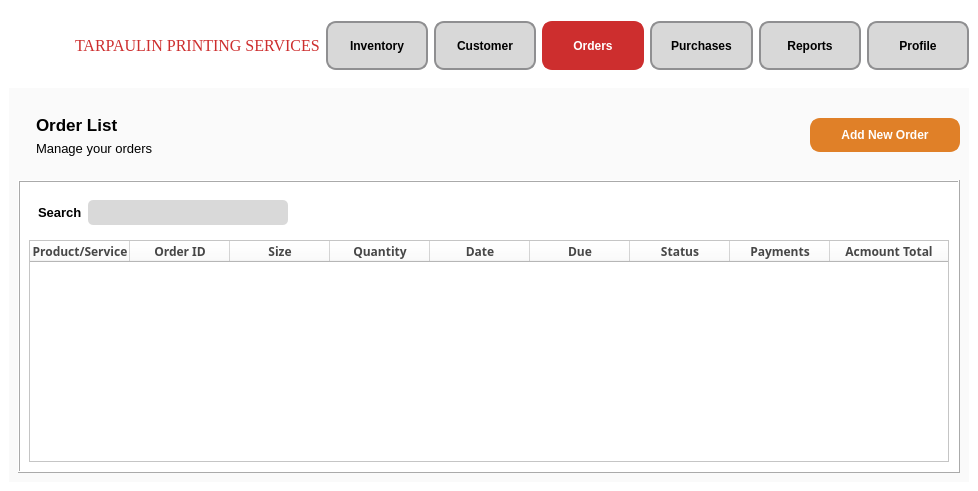
<?xml version="1.0" encoding="UTF-8"?>
<ui version="4.0">
 <class>MainWindow</class>
 <widget class="QMainWindow" name="MainWindow">
  <property name="geometry">
   <rect>
    <x>0</x>
    <y>0</y>
    <width>978</width>
    <height>491</height>
   </rect>
  </property>
  <property name="sizePolicy">
   <sizepolicy hsizetype="Fixed" vsizetype="Fixed">
    <horstretch>0</horstretch>
    <verstretch>0</verstretch>
   </sizepolicy>
  </property>
  <property name="windowTitle">
   <string>MainWindow</string>
  </property>
  <property name="styleSheet">
   <string notr="true">background-color: white;</string>
  </property>
  <widget class="QWidget" name="centralwidget">
   <layout class="QVBoxLayout" name="verticalLayout">
    <item>
     <widget class="QFrame" name="NavbarFrame">
      <property name="enabled">
       <bool>true</bool>
      </property>
      <property name="sizePolicy">
       <sizepolicy hsizetype="Preferred" vsizetype="Preferred">
        <horstretch>0</horstretch>
        <verstretch>0</verstretch>
       </sizepolicy>
      </property>
      <property name="font">
       <font>
        <pointsize>10</pointsize>
       </font>
      </property>
      <property name="cursor">
       <cursorShape>ArrowCursor</cursorShape>
      </property>
      <property name="styleSheet">
       <string notr="true">QPushButton {
    min-width: 100px; 
    max-width: 150px;
    min-height: 40px;
    max-height: 35px;
	font-size:12px;
	border: 2px solid #8f8f91; 
	border-radius: 10px;
	background-color: #d8d8d8; 
	min-width: 80px; 
	min-height: 30px; 
	padding: 5px; 
	color: black; 
	font-weight: bold; 
}
</string>
      </property>
      <property name="frameShape">
       <enum>QFrame::NoFrame</enum>
      </property>
      <property name="frameShadow">
       <enum>QFrame::Plain</enum>
      </property>
      <layout class="QHBoxLayout" name="horizontalLayout">
       <property name="leftMargin">
        <number>5</number>
       </property>
       <property name="rightMargin">
        <number>0</number>
       </property>
       <item>
        <widget class="QLabel" name="Logo">
         <property name="enabled">
          <bool>true</bool>
         </property>
         <property name="sizePolicy">
          <sizepolicy hsizetype="Fixed" vsizetype="Fixed">
           <horstretch>0</horstretch>
           <verstretch>0</verstretch>
          </sizepolicy>
         </property>
         <property name="minimumSize">
          <size>
           <width>55</width>
           <height>55</height>
          </size>
         </property>
         <property name="maximumSize">
          <size>
           <width>55</width>
           <height>55</height>
          </size>
         </property>
         <property name="font">
          <font>
           <pointsize>10</pointsize>
          </font>
         </property>
         <property name="cursor">
          <cursorShape>PointingHandCursor</cursorShape>
         </property>
         <property name="autoFillBackground">
          <bool>false</bool>
         </property>
         <property name="styleSheet">
          <string notr="true"/>
         </property>
         <property name="text">
          <string/>
         </property>
         <property name="textFormat">
          <enum>Qt::RichText</enum>
         </property>
         <property name="pixmap">
          <pixmap>static/logo.png</pixmap>
         </property>
         <property name="scaledContents">
          <bool>true</bool>
         </property>
         <property name="wordWrap">
          <bool>false</bool>
         </property>
        </widget>
       </item>
       <item>
        <widget class="QLabel" name="tarp">
         <property name="font">
          <font>
           <family>Georgia</family>
           <pointsize>12</pointsize>
           <weight>9</weight>
           <italic>false</italic>
           <bold>false</bold>
          </font>
         </property>
         <property name="cursor">
          <cursorShape>PointingHandCursor</cursorShape>
         </property>
         <property name="autoFillBackground">
          <bool>false</bool>
         </property>
         <property name="styleSheet">
          <string notr="true">font: 75 12pt &quot;Georgia&quot;;
color: #CD2E2E;</string>
         </property>
         <property name="text">
          <string>TARPAULIN PRINTING SERVICES</string>
         </property>
        </widget>
       </item>
       <item>
        <widget class="QPushButton" name="Inventory">
         <property name="minimumSize">
          <size>
           <width>94</width>
           <height>44</height>
          </size>
         </property>
         <property name="font">
          <font>
           <pointsize>-1</pointsize>
           <weight>75</weight>
           <bold>true</bold>
          </font>
         </property>
         <property name="cursor">
          <cursorShape>PointingHandCursor</cursorShape>
         </property>
         <property name="styleSheet">
          <string notr="true">font-size:12px;

</string>
         </property>
         <property name="text">
          <string>Inventory</string>
         </property>
        </widget>
       </item>
       <item>
        <widget class="QPushButton" name="Customer">
         <property name="font">
          <font>
           <pointsize>-1</pointsize>
           <weight>75</weight>
           <bold>true</bold>
          </font>
         </property>
         <property name="cursor">
          <cursorShape>PointingHandCursor</cursorShape>
         </property>
         <property name="styleSheet">
          <string notr="true">font-size:12px;</string>
         </property>
         <property name="text">
          <string>Customer</string>
         </property>
        </widget>
       </item>
       <item>
        <widget class="QPushButton" name="Order">
         <property name="font">
          <font>
           <pointsize>-1</pointsize>
           <weight>75</weight>
           <bold>true</bold>
          </font>
         </property>
         <property name="cursor">
          <cursorShape>PointingHandCursor</cursorShape>
         </property>
         <property name="styleSheet">
          <string notr="true">font-size:12px;
color: white;
border: 2px solid #CD2E2E;
background-color: #CD2E2E;</string>
         </property>
         <property name="text">
          <string>Orders</string>
         </property>
        </widget>
       </item>
       <item>
        <widget class="QPushButton" name="Purchase">
         <property name="font">
          <font>
           <pointsize>-1</pointsize>
           <weight>75</weight>
           <bold>true</bold>
          </font>
         </property>
         <property name="cursor">
          <cursorShape>PointingHandCursor</cursorShape>
         </property>
         <property name="styleSheet">
          <string notr="true">font-size:12px;</string>
         </property>
         <property name="text">
          <string>Purchases</string>
         </property>
        </widget>
       </item>
       <item>
        <widget class="QPushButton" name="Report">
         <property name="font">
          <font>
           <pointsize>-1</pointsize>
           <weight>75</weight>
           <bold>true</bold>
          </font>
         </property>
         <property name="cursor">
          <cursorShape>PointingHandCursor</cursorShape>
         </property>
         <property name="styleSheet">
          <string notr="true">font-size:12px;</string>
         </property>
         <property name="text">
          <string>Reports</string>
         </property>
        </widget>
       </item>
       <item>
        <widget class="QPushButton" name="Profile">
         <property name="font">
          <font>
           <pointsize>-1</pointsize>
           <weight>75</weight>
           <bold>true</bold>
          </font>
         </property>
         <property name="cursor">
          <cursorShape>PointingHandCursor</cursorShape>
         </property>
         <property name="styleSheet">
          <string notr="true">font-size:12px;</string>
         </property>
         <property name="text">
          <string>Profile</string>
         </property>
        </widget>
       </item>
      </layout>
     </widget>
    </item>
    <item>
     <widget class="QFrame" name="TableContainer">
      <property name="sizePolicy">
       <sizepolicy hsizetype="Expanding" vsizetype="Expanding">
        <horstretch>0</horstretch>
        <verstretch>0</verstretch>
       </sizepolicy>
      </property>
      <property name="minimumSize">
       <size>
        <width>0</width>
        <height>2</height>
       </size>
      </property>
      <property name="font">
       <font>
        <pointsize>10</pointsize>
       </font>
      </property>
      <property name="layoutDirection">
       <enum>Qt::LeftToRight</enum>
      </property>
      <property name="autoFillBackground">
       <bool>false</bool>
      </property>
      <property name="styleSheet">
       <string notr="true">background-color: #FAFAFA;
width: 100vw;</string>
      </property>
      <property name="frameShape">
       <enum>QFrame::NoFrame</enum>
      </property>
      <property name="frameShadow">
       <enum>QFrame::Plain</enum>
      </property>
      <layout class="QVBoxLayout" name="verticalLayout_2">
       <item>
        <widget class="QFrame" name="Label">
         <property name="sizePolicy">
          <sizepolicy hsizetype="Preferred" vsizetype="Preferred">
           <horstretch>0</horstretch>
           <verstretch>0</verstretch>
          </sizepolicy>
         </property>
         <property name="font">
          <font>
           <pointsize>10</pointsize>
          </font>
         </property>
         <property name="frameShape">
          <enum>QFrame::NoFrame</enum>
         </property>
         <property name="frameShadow">
          <enum>QFrame::Raised</enum>
         </property>
         <layout class="QHBoxLayout" name="horizontalLayout_4">
          <property name="rightMargin">
           <number>0</number>
          </property>
          <item>
           <widget class="QFrame" name="ProductList">
            <property name="font">
             <font>
              <pointsize>10</pointsize>
             </font>
            </property>
            <property name="frameShape">
             <enum>QFrame::NoFrame</enum>
            </property>
            <property name="frameShadow">
             <enum>QFrame::Raised</enum>
            </property>
            <layout class="QVBoxLayout" name="verticalLayout_3">
             <item>
              <widget class="QLabel" name="ProductLabel">
               <property name="font">
                <font>
                 <pointsize>13</pointsize>
                 <weight>75</weight>
                 <bold>true</bold>
                </font>
               </property>
               <property name="styleSheet">
                <string notr="true">font-weight: bold;</string>
               </property>
               <property name="text">
                <string>Order List</string>
               </property>
              </widget>
             </item>
             <item>
              <widget class="QLabel" name="manageLabel">
               <property name="font">
                <font>
                 <pointsize>10</pointsize>
                </font>
               </property>
               <property name="text">
                <string>Manage your orders</string>
               </property>
              </widget>
             </item>
            </layout>
           </widget>
          </item>
          <item>
           <widget class="QFrame" name="BtnContainer">
            <property name="font">
             <font>
              <pointsize>10</pointsize>
             </font>
            </property>
            <property name="frameShape">
             <enum>QFrame::NoFrame</enum>
            </property>
            <property name="frameShadow">
             <enum>QFrame::Raised</enum>
            </property>
            <layout class="QHBoxLayout" name="horizontalLayout_3">
             <property name="rightMargin">
              <number>0</number>
             </property>
             <item>
              <spacer name="horizontalSpacer">
               <property name="font">
                <font>
                 <pointsize>10</pointsize>
                </font>
               </property>
               <property name="orientation">
                <enum>Qt::Horizontal</enum>
               </property>
               <property name="sizeHint" stdset="0">
                <size>
                 <width>649</width>
                 <height>20</height>
                </size>
               </property>
              </spacer>
             </item>
             <item>
              <widget class="QPushButton" name="AddProduct">
               <property name="sizePolicy">
                <sizepolicy hsizetype="Preferred" vsizetype="Fixed">
                 <horstretch>0</horstretch>
                 <verstretch>0</verstretch>
                </sizepolicy>
               </property>
               <property name="minimumSize">
                <size>
                 <width>150</width>
                 <height>34</height>
                </size>
               </property>
               <property name="maximumSize">
                <size>
                 <width>150</width>
                 <height>34</height>
                </size>
               </property>
               <property name="font">
                <font>
                 <pointsize>-1</pointsize>
                 <weight>75</weight>
                 <bold>true</bold>
                </font>
               </property>
               <property name="cursor">
                <cursorShape>PointingHandCursor</cursorShape>
               </property>
               <property name="styleSheet">
                <string notr="true">font-size:12px;
border: 2px solid #E08028; 
border-radius: 10px;
background-color: #E08028; 
padding: 5px; 
color: white; 
font-weight: bold; frf</string>
               </property>
               <property name="text">
                <string>Add New Order</string>
               </property>
               <property name="icon">
                <iconset>
                 <normaloff>static/add.png</normaloff>static/add.png</iconset>
               </property>
               <property name="iconSize">
                <size>
                 <width>20</width>
                 <height>20</height>
                </size>
               </property>
              </widget>
             </item>
            </layout>
           </widget>
          </item>
         </layout>
        </widget>
       </item>
       <item>
        <widget class="QFrame" name="DataFrame">
         <property name="sizePolicy">
          <sizepolicy hsizetype="Expanding" vsizetype="Expanding">
           <horstretch>0</horstretch>
           <verstretch>0</verstretch>
          </sizepolicy>
         </property>
         <property name="font">
          <font>
           <pointsize>10</pointsize>
          </font>
         </property>
         <property name="styleSheet">
          <string notr="true">background-color: white;</string>
         </property>
         <property name="frameShape">
          <enum>QFrame::Box</enum>
         </property>
         <property name="frameShadow">
          <enum>QFrame::Raised</enum>
         </property>
         <layout class="QVBoxLayout" name="verticalLayout_4">
          <item>
           <widget class="QFrame" name="SearchFrame">
            <property name="minimumSize">
             <size>
              <width>0</width>
              <height>41</height>
             </size>
            </property>
            <property name="font">
             <font>
              <pointsize>10</pointsize>
             </font>
            </property>
            <property name="frameShape">
             <enum>QFrame::NoFrame</enum>
            </property>
            <property name="frameShadow">
             <enum>QFrame::Raised</enum>
            </property>
            <layout class="QHBoxLayout" name="horizontalLayout_2">
             <item>
              <widget class="QLabel" name="Search">
               <property name="font">
                <font>
                 <pointsize>10</pointsize>
                 <weight>75</weight>
                 <bold>true</bold>
                </font>
               </property>
               <property name="styleSheet">
                <string notr="true">font-weight: bold;
</string>
               </property>
               <property name="text">
                <string>Search</string>
               </property>
               <property name="alignment">
                <set>Qt::AlignLeading|Qt::AlignLeft|Qt::AlignVCenter</set>
               </property>
              </widget>
             </item>
             <item>
              <widget class="QLineEdit" name="SearchInput">
               <property name="minimumSize">
                <size>
                 <width>0</width>
                 <height>25</height>
                </size>
               </property>
               <property name="maximumSize">
                <size>
                 <width>200</width>
                 <height>25</height>
                </size>
               </property>
               <property name="font">
                <font>
                 <pointsize>10</pointsize>
                </font>
               </property>
               <property name="styleSheet">
                <string notr="true">background-color: #D9D9D9;
border-radius: 5px;

</string>
               </property>
              </widget>
             </item>
             <item>
              <widget class="QLabel" name="Filter">
               <property name="minimumSize">
                <size>
                 <width>25</width>
                 <height>25</height>
                </size>
               </property>
               <property name="maximumSize">
                <size>
                 <width>25</width>
                 <height>25</height>
                </size>
               </property>
               <property name="font">
                <font>
                 <pointsize>10</pointsize>
                </font>
               </property>
               <property name="cursor">
                <cursorShape>PointingHandCursor</cursorShape>
               </property>
               <property name="text">
                <string/>
               </property>
               <property name="pixmap">
                <pixmap>static/filter.png</pixmap>
               </property>
               <property name="scaledContents">
                <bool>true</bool>
               </property>
              </widget>
             </item>
             <item>
              <spacer name="horizontalSpacer_2">
               <property name="font">
                <font>
                 <pointsize>10</pointsize>
                </font>
               </property>
               <property name="orientation">
                <enum>Qt::Horizontal</enum>
               </property>
               <property name="sizeHint" stdset="0">
                <size>
                 <width>610</width>
                 <height>20</height>
                </size>
               </property>
              </spacer>
             </item>
            </layout>
           </widget>
          </item>
          <item>
           <widget class="QTableWidget" name="tableWidget">
            <property name="font">
             <font>
              <pointsize>10</pointsize>
             </font>
            </property>
            <property name="columnCount">
             <number>9</number>
            </property>
            <attribute name="horizontalHeaderStretchLastSection">
             <bool>true</bool>
            </attribute>
            <column>
             <property name="text">
              <string>Product/Service</string>
             </property>
             <property name="font">
              <font>
               <family>Bahnschrift SemiBold</family>
               <pointsize>9</pointsize>
               <weight>75</weight>
               <bold>true</bold>
               <underline>false</underline>
              </font>
             </property>
             <property name="foreground">
              <brush brushstyle="SolidPattern">
               <color alpha="255">
                <red>71</red>
                <green>71</green>
                <blue>71</blue>
               </color>
              </brush>
             </property>
            </column>
            <column>
             <property name="text">
              <string>Order ID</string>
             </property>
             <property name="font">
              <font>
               <family>Bahnschrift SemiBold</family>
               <weight>75</weight>
               <bold>true</bold>
              </font>
             </property>
             <property name="foreground">
              <brush brushstyle="SolidPattern">
               <color alpha="255">
                <red>71</red>
                <green>71</green>
                <blue>71</blue>
               </color>
              </brush>
             </property>
            </column>
            <column>
             <property name="text">
              <string>Size</string>
             </property>
             <property name="font">
              <font>
               <family>Bahnschrift SemiBold</family>
               <pointsize>9</pointsize>
               <weight>75</weight>
               <bold>true</bold>
              </font>
             </property>
             <property name="foreground">
              <brush brushstyle="SolidPattern">
               <color alpha="255">
                <red>71</red>
                <green>71</green>
                <blue>71</blue>
               </color>
              </brush>
             </property>
            </column>
            <column>
             <property name="text">
              <string>Quantity</string>
             </property>
             <property name="font">
              <font>
               <family>Bahnschrift SemiBold</family>
               <pointsize>9</pointsize>
               <weight>75</weight>
               <bold>true</bold>
              </font>
             </property>
             <property name="foreground">
              <brush brushstyle="SolidPattern">
               <color alpha="255">
                <red>71</red>
                <green>71</green>
                <blue>71</blue>
               </color>
              </brush>
             </property>
            </column>
            <column>
             <property name="text">
              <string>Date</string>
             </property>
             <property name="font">
              <font>
               <family>Bahnschrift SemiBold</family>
               <pointsize>9</pointsize>
               <weight>75</weight>
               <bold>true</bold>
              </font>
             </property>
             <property name="foreground">
              <brush brushstyle="SolidPattern">
               <color alpha="255">
                <red>71</red>
                <green>71</green>
                <blue>71</blue>
               </color>
              </brush>
             </property>
            </column>
            <column>
             <property name="text">
              <string>Due</string>
             </property>
             <property name="font">
              <font>
               <family>Bahnschrift SemiBold</family>
               <pointsize>9</pointsize>
               <weight>75</weight>
               <bold>true</bold>
              </font>
             </property>
             <property name="foreground">
              <brush brushstyle="SolidPattern">
               <color alpha="255">
                <red>71</red>
                <green>71</green>
                <blue>71</blue>
               </color>
              </brush>
             </property>
            </column>
            <column>
             <property name="text">
              <string>Status</string>
             </property>
             <property name="font">
              <font>
               <family>Bahnschrift SemiBold</family>
               <pointsize>9</pointsize>
               <weight>75</weight>
               <bold>true</bold>
              </font>
             </property>
             <property name="foreground">
              <brush brushstyle="SolidPattern">
               <color alpha="255">
                <red>71</red>
                <green>71</green>
                <blue>71</blue>
               </color>
              </brush>
             </property>
            </column>
            <column>
             <property name="text">
              <string>Payments</string>
             </property>
             <property name="font">
              <font>
               <family>Bahnschrift SemiBold</family>
               <pointsize>9</pointsize>
               <weight>75</weight>
               <bold>true</bold>
              </font>
             </property>
             <property name="foreground">
              <brush brushstyle="SolidPattern">
               <color alpha="255">
                <red>71</red>
                <green>71</green>
                <blue>71</blue>
               </color>
              </brush>
             </property>
            </column>
            <column>
             <property name="text">
              <string>Acmount Total</string>
             </property>
             <property name="font">
              <font>
               <family>Bahnschrift SemiBold</family>
               <pointsize>9</pointsize>
               <weight>75</weight>
               <bold>true</bold>
              </font>
             </property>
             <property name="foreground">
              <brush brushstyle="SolidPattern">
               <color alpha="255">
                <red>71</red>
                <green>71</green>
                <blue>71</blue>
               </color>
              </brush>
             </property>
            </column>
           </widget>
          </item>
         </layout>
        </widget>
       </item>
      </layout>
     </widget>
    </item>
   </layout>
  </widget>
 </widget>
 <resources>
  <include location="images.qrc"/>
  <include location="font.qrc"/>
 </resources>
 <connections/>
</ui>
